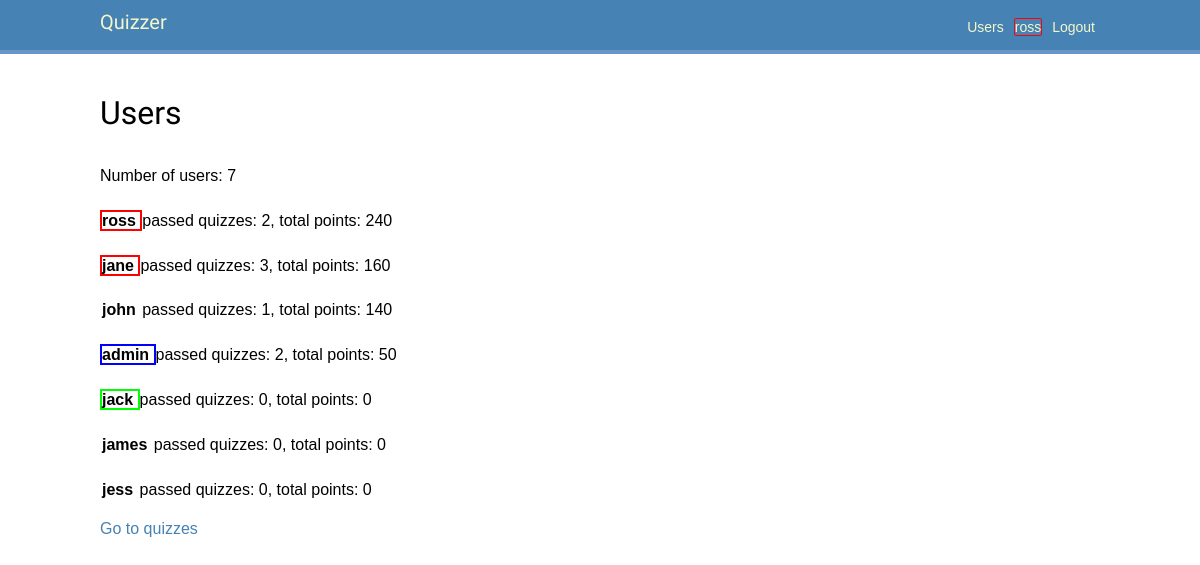
Page /users/ (signed in) on the committed database.
### users/models.py (models this page shows, shortened)
class User(AbstractUser):
    balance = models.IntegerField(default=0)
    color = models.ForeignKey(to=Color, on_delete=models.CASCADE,
        related_name='users')  # default= ?
    colors = models.ManyToManyField(Color)  # Need to add default (fabrik?)
    answers = models.ManyToManyField(Answer, blank=True)
    @property
    def total_points(self) -> int:  # total_score? rating?
        return self.answers.filter(
            correctanswer__answer_id=models.F('id')  # the answer is correct
        ).aggregate(
            models.Sum('question__points')
        )['question__points__sum'] or 0  # get('question__points__sum', 0)
    def passed_quizzes(self) -> set[Quiz]:
        return {answer.question.quiz for answer in self.answers.all()}

### quizzes/models.py (models this page shows, shortened)
class Answer(models.Model):
    text = models.CharField(max_length=512)
    question = models.ForeignKey(to=Question, on_delete=models.CASCADE,
                                 related_name='answers')

class Question(models.Model):
    text = models.CharField(max_length=512)
    quiz = models.ForeignKey(to=Quiz, on_delete=models.CASCADE,
                             related_name='questions')
    points = models.IntegerField(default=0)  # Amount of points for correct answer

class Quiz(models.Model):
    title = models.CharField(max_length=128)
    description = models.CharField(max_length=512)

### users/views.py (the view)
# urls.py: path('', UserListView.as_view(), name='user_list'),
class UserListView(ListView):
    model = USER
    template_name = 'users/user_list.html'
    def get_queryset(self) -> QuerySet[Any]:
        queryset = super().get_queryset()
        return queryset
    def get_context_data(self, **kwargs: Any) -> dict[str, Any]:
        context = super().get_context_data(**kwargs)
        context['object_list'] = sorted(
            self.get_queryset(),
            key=lambda user: user.total_points, #passed_quizzes_count,
            reverse=True
        )
        return context

### users/templates/users/user_list.html (shortened to what this page needs)
{% extends "base.html" %}
{% block content %}
    <h1>Users</h1>
    <p>
        Number of users: {{ object_list|length }}
    </p>
    {% if object_list %}
        {% for user in object_list %}
            <p>
                <strong style="
                    border-style: solid;
                    border-width: 2px;
                    border-color: {{ user.color.value }};"
                >
                    {{ user.username }}
                </strong>
                passed quizzes: {{ user.passed_quizzes|length }},
                total points: {{ user.total_points }}
            </p>
        {% endfor %}
    {% else %}
        There are no users yet.
    {% endif %}
    <a href="{% url 'quizzes:quiz_list' %}">Go to quizzes</a>
{% endblock %}

### users/templates/base.html (shortened to what this page needs)
{% load static %}
<!DOCTYPE html>
<html>
<head>
    <link href="{% static 'css/base.css' %}" rel="stylesheet">
</head>
<body>
    <div id="header">
        <span class="logo"><a href="{% url 'quizzes:quiz_list' %}">Quizzer</a></span>
        {% if request.user.is_authenticated %}
            <span class="user"><a href="{% url 'users:logout' %}"> Logout </a></span>
            <span class="user"><a
                href="{% url 'users:profile' request.user.id %}"
                style="
                    border-style: solid;
                    border-width: 1px;
                    border-radius: 10%;
                    border-color:{{ request.user.color.value }};"
            >
                {{ request.user.username }}
            </a></span>
        {% else %}
            <span class="user"><a href="{% url 'users:login' %}"> Login </a></span>
            <span class="user"><a href="{% url 'users:register' %}"> Register </a></span>
        {% endif %}
        <span class="user"><a href="{% url 'users:user_list' %}"> Users </a></span>
    </div>
    <div id="content">
        {% block content %}
        {% endblock %}
    </div>
</body>
</html>

### users/static/css/base.css (style rules this page uses)
body { margin:0; padding:0; font-family:helvetica, sans-serif; }
p { line-height: 1.8; }
a { color: steelblue; text-decoration:none; }
h1, h2, h3, h4, h5 , h6 { font-family: 'Muli', sans-serif; font-weight:normal; }
h1 { padding:0 0 10px 0; margin:10px 0 20px 0; }
#header { padding:10px 100px; font-size:14px; background: steelblue; color:#fff; border-bottom:4px solid rgb(100, 150, 200); overflow:auto; }
#header .logo { font-family: 'Muli', sans-serif; float:left; color:#f3f7cc; font-size:20px; margin-right:10%; }
#header a { color:#f3f7cc; }
#header .user { float:right; padding-top:4px; margin: 5px; }
#content { padding:30px 100px; }

### rows in the picture
User: user.username "ross", username "ross", passed_quizzes|length "2", total_points "240"
User: username "jane", passed_quizzes|length "3", total_points "160"
User: username "john", passed_quizzes|length "1", total_points "140"
User: username "admin", passed_quizzes|length "2", total_points "50"
User: username "jack", passed_quizzes|length "0", total_points "0"
User: username "james", passed_quizzes|length "0", total_points "0"
User: username "jess", passed_quizzes|length "0", total_points "0"

### other values in the picture
{{ object_list|length }} "7"
